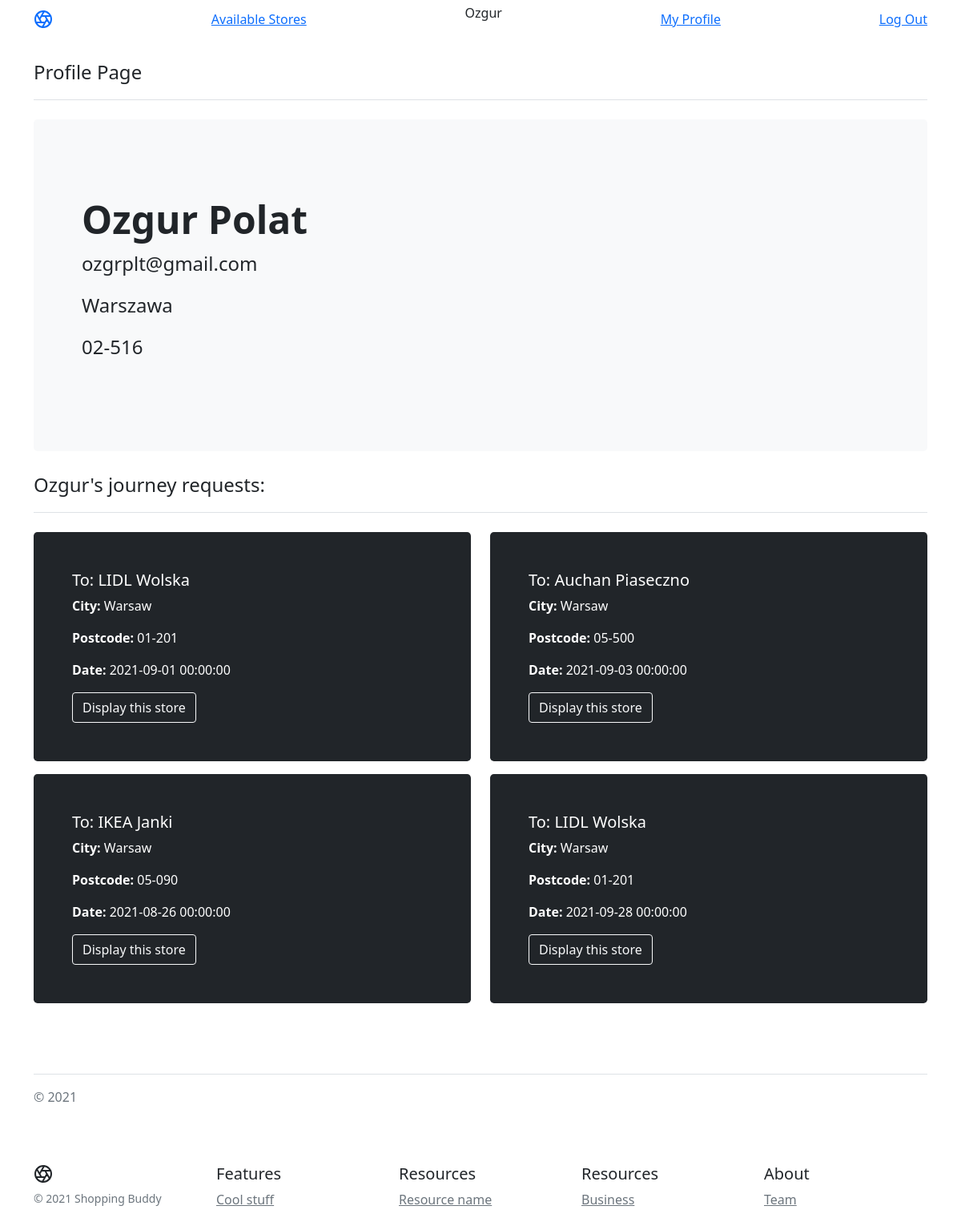
Screenshot of /profile/1 (signed in) with the database file from the repository.
### models.py (models this page shows, shortened)
class User(UserMixin, db.Model):
    id = db.Column(db.Integer, primary_key=True)
    email = db.Column(db.String(80), unique=True)
    name = db.Column(db.String(100))
    surname = db.Column(db.String(100))
    password_hash = db.Column(db.String())
    city = db.Column(db.String(100))
    postcode = db.Column(db.String(100))
    lat = db.Column(db.Float())
    lon = db.Column(db.Float())
    journey = db.relationship('JourneyRequest', backref='user', lazy=True)

class Store(db.Model):
    id = db.Column(db.Integer, primary_key=True)
    name = db.Column(db.String(100))
    city = db.Column(db.String(100))
    postcode = db.Column(db.String(100))
    lat = db.Column(db.Float())
    lon = db.Column(db.Float())
    journey = db.relationship('JourneyRequest', backref='store', lazy=True)
    journey = db.relationship('Journey', backref='store', lazy=True)

class JourneyRequest(db.Model):
    id = db.Column(db.Integer, primary_key=True)
    requester_id = db.Column(db.Integer, db.ForeignKey('user.id'), nullable=False)
    requester_lat = db.Column(db.Float())
    requester_lon = db.Column(db.Float())
    store_id = db.Column(db.Integer, db.ForeignKey('store.id'), nullable=False)
    store_name = db.Column(db.String(100))
    store_lat = db.Column(db.Float())
    store_lon = db.Column(db.Float())
    date = db.Column(db.DateTime)

### app.py (the view, shortened to what this page needs)
@app.route('/profile/<id>')
@login_required
def profile(id):
    user = User.query.filter_by(id=id).first_or_404()
    all_journeys = Journey.query.all()
    joined_journey_ids = []
    joined_journeys = []
    all_journey_requests = JourneyRequest.query.filter_by(requester_id=id).all()
    journey_requests = []
    if all_journey_requests is not None:
        for journey in all_journey_requests:
            store=Store.query.filter_by(id=journey.store_id).first()
            journey_request = []
            journey_request.append(store.id)
            journey_request.append(store.name)
            journey_request.append(store.city)
            journey_request.append(store.postcode)
            journey_request.append(journey.date)
            journey_requests.append(journey_request)
    if all_journeys is not None:
        for journey in all_journeys:
            if journey.driver_id == int(id):
                created_journey_ids.append(journey.id)
            passenger_ids = journey.passenger_list.split(",")
            if id in passenger_ids:
                joined_journey_ids.append(journey.id)
    return render_template('profile.html', user=user, joined_journeys=joined_journeys, journey_requests=journey_requests)

### models.py (called while the page is built)
@login.user_loader
def load_user(id):
    return User.query.get(int(id))

### templates/profile.html (shortened to what this page needs)
{% extends 'base.html' %}
{% block content %}
<main>
    <div class="container py-4">
      <header class="pb-3 mb-4 border-bottom">
        <a href="/" class="d-flex align-items-center text-dark text-decoration-none">
            <span class="fs-4">Profile Page</span>
        </a>
      </header>
      <div class="p-5 mb-4 bg-light rounded-3">
        <div class="container-fluid py-5">
          <h1 class="display-5 fw-bold">{{user.name}} {{user.surname}}</h1>
          <p class="col-md-8 fs-4">{{user.email}}</p>
          <p class="col-md-8 fs-4">{{user.city}}</p>
          <p class="col-md-8 fs-4">{{user.postcode}}</p>
        </div>
      </div>
    {% if journey_requests|length > 0 %}
      <header class="pb-3 mb-4 border-bottom">
        <a href="/" class="d-flex align-items-center text-dark text-decoration-none">
            <span class="fs-4">{{ user.name }}'s journey requests:</span>
        </a>
      </header>
      <div class="row align-items-md-stretch">
            {% for journey in journey_requests  %}
                <div class="col-md-6 mb-3">
                    <div class="h-100 p-5 text-white bg-dark rounded-3">
                        <h5>To: {{ journey[1] }}</h5>
                        <p><b>City:</b> {{ journey[2] }}</p>
                        <p><b>Postcode:</b> {{ journey[3] }}</p>
                        <p><b>Date:</b> {{ journey[4] }}</p>
                        <a class="btn btn-outline-light" href="/store/{{ journey[0] }}">Display this store</a>
                    </div>
                </div>
            {% endfor %}
        </div>
        <br>
        <br>
    {% endif %}
      <footer class="pt-3 mt-4 text-muted border-top">
        &copy; 2021
      </footer>
    </div>
  </main>
{% endblock %}

### templates/base.html (shortened to what this page needs)
<!doctype html>
<html lang="en">
  <head>
    <link href="https://getbootstrap.com/docs/5.1/dist/css/bootstrap.min.css" rel="stylesheet">
    <link href="https://getbootstrap.com/docs/5.1/examples/product/product.css" rel="stylesheet">
  </head>
  <body>
    <header class="site-header sticky-top py-1">
        <nav class="container d-flex flex-column flex-md-row justify-content-between">
            <a class="py-2" href="/" aria-label="Home">
            </a>
            <a class="py-2 d-none d-md-inline-block" href="/stores">Available Stores</a>
            {% if current_user.is_authenticated %}
            <span>{{ current_user.name }}</span>
            <a class="py-2 d-none d-md-inline-block" href="{{ url_for('.profile', id=current_user.id) }}">My Profile</a>
            <a class="py-2 d-none d-md-inline-block" href="{{ url_for('logout') }}">Log Out</a>
            {% else %}
            <a class="py-2 d-none d-md-inline-block" href="{{ url_for('login') }}">Log In</a>
            {% endif %}
        </nav>
    </header>
    {% block content %}{% endblock %}
    <footer class="container py-5">
    <div class="row">
        <div class="col-12 col-md">
        <small class="d-block mb-3 text-muted">&copy; 2021 Shopping Buddy</small>
        </div>
        <div class="col-6 col-md">
        <h5>Features</h5>
        <ul class="list-unstyled text-small">
            <li><a class="link-secondary" href="#">Cool stuff</a></li>
        </ul>
        </div>
        <div class="col-6 col-md">
        <h5>Resources</h5>
        <ul class="list-unstyled text-small">
            <li><a class="link-secondary" href="#">Resource name</a></li>
        </ul>
        </div>
        <div class="col-6 col-md">
        <h5>Resources</h5>
        <ul class="list-unstyled text-small">
            <li><a class="link-secondary" href="#">Business</a></li>
        </ul>
        </div>
        <div class="col-6 col-md">
        <h5>About</h5>
        <ul class="list-unstyled text-small">
            <li><a class="link-secondary" href="#">Team</a></li>
        </ul>
        </div>
    </div>
    </footer>
  </body>
</html>

### rows the page displays
User: name "Ozgur", surname "Polat", email "ozgrplt@gmail.com", city "Warszawa", postcode "02-516"
Store: name "LIDL Wolska", city "Warsaw", postcode "01-201", date "2021-09-01 00:00:00", date "2021-09-28 00:00:00"
Store: name "Auchan Piaseczno", city "Warsaw", postcode "05-500", date "2021-09-03 00:00:00"
Store: name "IKEA Janki", city "Warsaw", postcode "05-090", date "2021-08-26 00:00:00"
